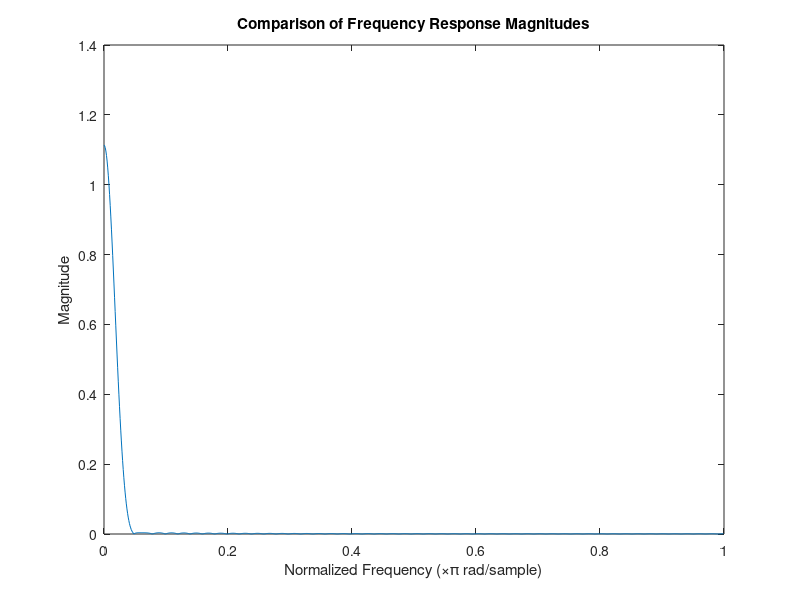

Recreate this plot in MATLAB.
Ts = 0.002;
Wn = [1*(2*pi*Ts/pi) 3*(2*pi*Ts/pi)];
b = fir1(100,Wn, 'bandpass');
[h,w] = freqz(b,1,1000);

% f = [0 0.6 0.6 0.8 0.8 1];
% m = [0 0 1 1 0 0 ];
% b = fir2(30,f,m);
% [h,w] = freqz(b,1,128);

% plot(f, m, w/pi,abs(h))
plot(w/pi,abs(h))
xlabel('Normalized Frequency (\times\pi rad/sample)')
ylabel('Magnitude')
% legend('Ideal','fir2 designed')
% legend boxoff
title('Comparison of Frequency Response Magnitudes')